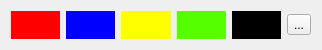
<?xml version="1.0" encoding="UTF-8"?>
<ui version="4.0">
 <class>colorpicker</class>
 <widget class="QWidget" name="colorpicker">
  <property name="geometry">
   <rect>
    <x>0</x>
    <y>0</y>
    <width>322</width>
    <height>43</height>
   </rect>
  </property>
  <property name="windowTitle">
   <string>Form</string>
  </property>
  <layout class="QHBoxLayout" name="horizontalLayout_2">
   <item>
    <layout class="QHBoxLayout" name="horizontalLayout">
     <item>
      <widget class="QWidget" name="red" native="true">
       <property name="styleSheet">
        <string notr="true">background-color: rgb(255, 0, 0);</string>
       </property>
      </widget>
     </item>
     <item>
      <widget class="QWidget" name="blue" native="true">
       <property name="styleSheet">
        <string notr="true">background-color: rgb(0, 0, 255);</string>
       </property>
      </widget>
     </item>
     <item>
      <widget class="QLabel" name="yellow">
       <property name="styleSheet">
        <string notr="true">background-color: rgb(255, 255, 0);</string>
       </property>
       <property name="text">
        <string/>
       </property>
      </widget>
     </item>
     <item>
      <widget class="QWidget" name="green" native="true">
       <property name="styleSheet">
        <string notr="true">background-color: rgb(85, 255, 0);</string>
       </property>
      </widget>
     </item>
     <item>
      <widget class="QLabel" name="black">
       <property name="styleSheet">
        <string notr="true">background-color: rgb(0, 0, 0);</string>
       </property>
       <property name="text">
        <string>&lt;html&gt;&lt;head/&gt;&lt;body&gt;&lt;p align=&quot;center&quot;&gt;&lt;br/&gt;&lt;/p&gt;&lt;/body&gt;&lt;/html&gt;</string>
       </property>
      </widget>
     </item>
     <item>
      <widget class="QToolButton" name="more_color">
       <property name="text">
        <string>...</string>
       </property>
      </widget>
     </item>
    </layout>
   </item>
  </layout>
 </widget>
 <resources/>
 <connections/>
</ui>
